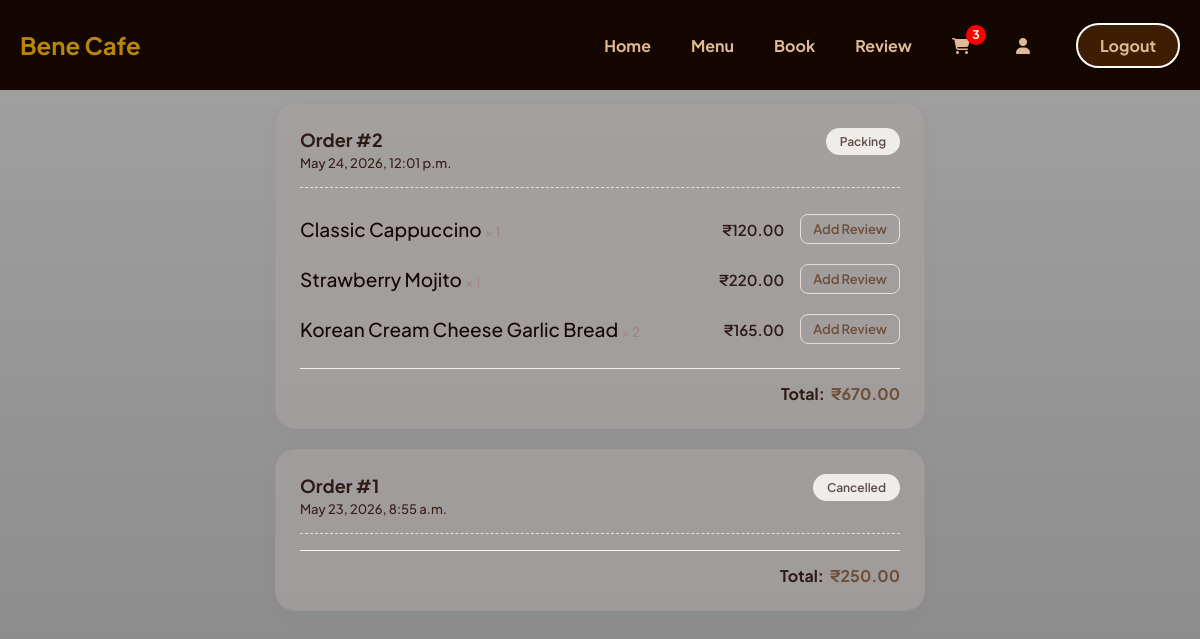
/my_orders/ (signed in), run on the app's committed database.
### cafe_app/models.py (models this page shows, shortened)
class Order(models.Model):
    STATUS_CHOICES = (
    ('Pending', 'Pending'),
    ('Preparing', 'Preparing'),
    ('Packing', 'Packing'),
    ('Out for Delivery', 'Out for Delivery'),
    ('Delivered', 'Delivered'),
    ('Cancelled', 'Cancelled'),
    )
    PAYMENT_CHOICES = (
        ('Cash', 'Cash'),
        ('UPI', 'UPI'),
        ('Card', 'Card'),
    )
    user = models.ForeignKey(User, on_delete=models.CASCADE, related_name='orders', null=True, blank=True)
    customer_name = models.CharField(max_length=100)
    phone = models.CharField(max_length=15)
    address = models.TextField()
    total_amount = models.DecimalField(
        max_digits=10,
        decimal_places=2
    )
    payment_method = models.CharField(
        max_length=50,
        choices=PAYMENT_CHOICES
    )
    status = models.CharField(
        max_length=50,
        choices=STATUS_CHOICES,
        default='Pending'
    )
    ordered_at = models.DateTimeField(auto_now_add=True)

class OrderItem(models.Model):
    order = models.ForeignKey(
        Order,
        on_delete=models.CASCADE
    )
    product = models.ForeignKey(
        Product,
        on_delete=models.CASCADE
    )
    quantity = models.PositiveIntegerField(default=1)
    price = models.DecimalField(
        max_digits=10,
        decimal_places=2
    )

class Product(models.Model):
    category = models.ForeignKey(
        Category,
        on_delete=models.CASCADE
    )
    name = models.CharField(max_length=200)
    price = models.DecimalField(
        max_digits=10,
        decimal_places=2
    )
    description = models.TextField()
    photo = models.ImageField(upload_to='products/')
    is_available = models.BooleanField(default=True)
    created_at = models.DateTimeField(auto_now_add=True)

### cafe_app/views.py (the view)
# urls.py: path('my_orders/',views.my_orders,name='my_orders'),
@login_required
def my_orders(request):
    orders = Order.objects.filter(
        user=request.user
    ).order_by('-ordered_at')
    context = {
        'orders': orders
    }
    return render(
        request,
        'user/my_orders.html',
        context
    )

### cafe_app/context_processors.py (called while the page is built)
def cart_count(request):
    count = 0
    if request.user.is_authenticated:
        cart = Cart.objects.filter(
            user=request.user
        ).first()
        if cart:
            count = CartItem.objects.filter(
                cart=cart
            ).count()
    return {
        'cart_count': count
    }

### templates/user/my_orders.html (shortened to what this page needs)
{% load static %}
<!DOCTYPE html>
<html lang="en">
<head>
</head>
<body>
         {% include 'u_nav.html' %}
<div class="container">
    <h1 class="page-title">My Orders</h1>
    {% if orders %}
        {% for order in orders %}
        <div class="order-card">
            <div class="card-header">
                <div class="order-meta">
                    <h2>Order #{{ order.id }}</h2>
                    <p class="order-date">{{ order.ordered_at }}</p>
                </div>
                <div class="status-badge">
                    {{ order.status }}
                </div>
            </div>
            {% for item in order.orderitem_set.all %}
            <div class="order-item">
                <span class="item-details">
                    {{ item.product.name }} <span style="color: #a1887f; font-size: 13px;">× {{ item.quantity }}</span>
                </span>
                <span class="item-price">
                    ₹{{ item.price }}
                </span>
                <a href="{% url 'add_review' item.product.id %}" class="btn-review">
                    Add Review
                </a>
            </div>
            {% endfor %}
            <div class="card-footer">
                Total: &nbsp;<span style="color: #6f4e37;">₹{{ order.total_amount }}</span>
            </div>
        </div>
        {% endfor %}
    {% else %}
        <div class="empty-state">
            <h2>No Orders Yet ☕</h2>
        </div>
    {% endif %}
</div>
</body>
</html>

### static/css/user/u_nav.css (style rules this page uses)
* { margin: 0; padding: 0; box-sizing: border-box; }

### templates/user/my_orders.html (style rules this page uses)
* { box-sizing: border-box; margin: 0; padding: 0; }
body { font-family: 'Plus Jakarta Sans', sans-serif; background: linear-gradient(rgba(0, 0, 0, 0.363), rgba(0, 0, 0, 0.45)), url("https://www.indiafoodnetwork.in/h-upload/2025/02/25/1484691-pretty-cafes-cover.webp"); color: #3e2723; padding: 40px 20px; display: flex; justify-content: center; }
.container { max-width: 650px; width: 100%; }
.page-title { font-size: 28px; font-weight: 900; margin-bottom: 28px; color: #f1c18e; letter-spacing: -0.5px; }
.order-card { background: #a6a1a1ba; border-radius: 20px; padding: 24px; margin-bottom: 20px; box-shadow: 0 4px 20px rgba(62, 39, 35, 0.03); border: 1px solid rgba(111, 78, 55, 0.06); }
.card-header { display: flex; justify-content: space-between; align-items: flex-start; border-bottom: 1px dashed #e6dfd9; padding-bottom: 16px; margin-bottom: 16px; }
.order-meta h2 { font-size: 18px; font-weight: 700; color: #2d1916; margin-bottom: 4px; }
.order-date { font-size: 13px; font-weight: 500; color: #391f1a; }
.status-badge { font-size: 12px; font-weight: 600; padding: 6px 14px; border-radius: 50px; text-transform: capitalize; background-color: #f0ece9; color: #5c4d4a; }
.order-item { display: flex; justify-content: space-between; align-items: center; padding: 10px 0; font-size: 15px; }
.item-details { font-weight: 500; color: #150704; font-size: 19px; text-transform: capitalize; }
.item-price { font-weight: 600; color: #2d1916; margin-left: auto; margin-right: 16px; }
.btn-review { font-size: 13px; font-weight: 600; color: #6f4e37; text-decoration: none; padding: 6px 12px; border: 1px solid #e6dfd9; border-radius: 8px; transition: all 0.2s ease; }
.card-footer { display: flex; justify-content: flex-end; font-size: 16px; font-weight: 700; color: #2d1916; border-top: 1px solid #f5f0eb; padding-top: 14px; margin-top: 14px; }

### data on the page
Order: id "2", ordered_at "May 24, 2026, 12:01 p.m.", status "Packing", total_amount "670.00"
OrderItem: product.name "Classic Cappuccino", price "120.00"
OrderItem: product.name "Strawberry Mojito", price "220.00"
OrderItem: product.name "Korean Cream Cheese Garlic Bread", price "165.00"
Order: id "1", ordered_at "May 23, 2026, 8:55 a.m.", status "Cancelled", total_amount "250.00"

### other printed values
{{ cart_count }} "3"
